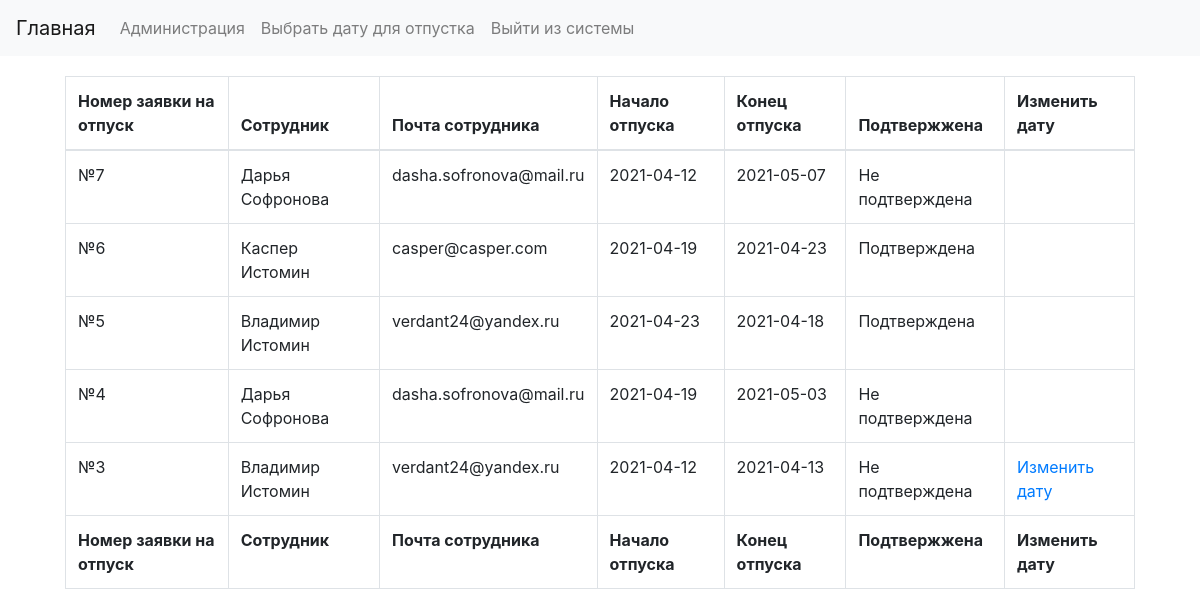
/ (signed in), run on the app's committed database.
### tables this page shows
CREATE TABLE `dates` (
  `id` int(11) NOT NULL,
  `user_id` int(11) NOT NULL,
  `start_date` date NOT NULL,
  `end_date` date NOT NULL,
  `is_confirmed` tinyint(1) NOT NULL DEFAULT 0
);

CREATE TABLE `users` (
  `id` int(11) NOT NULL,
  `name` varchar(100) NOT NULL,
  `surname` varchar(100) NOT NULL,
  `email` varchar(255) NOT NULL,
  `password` varchar(100) NOT NULL,
  `is_admin` tinyint(1) NOT NULL DEFAULT 0
);

### includes/_functions.php (called while the page is built, shortened)
<?php  include '_db.php';
function viewAllDates () {
    global $connection;
    $queryAllDates = 'SELECT * FROM users JOIN dates ON users.id = dates.user_id ORDER BY dates.id DESC';
    $resultAllDates = mysqli_query($connection,$queryAllDates);
    while ($row = mysqli_fetch_assoc($resultAllDates)) {
        $allDates[$row['id']] = $row;
    }
    return $allDates;
}

### index.php (the view)
<?php  include "includes/_header.php"; ?>
<div class="container">
    <?php if (isset($_SESSION['AUTH']['email'])):
     $allDates = viewAllDates();?>
    <div class="card-body">
            <div class="table-responsive">
                <table class="table table-bordered" id="dataTable" width="100%" cellspacing="0">
                    <thead>
                    <tr>
                        <th>Номер заявки на отпуск</th>
                        <th>Сотрудник</th>
                        <th>Почта сотрудника</th>
                        <th>Начало отпуска</th>
                        <th>Конец отпуска</th>
                        <th>Подтвержжена</th>
                        <th>Изменить дату</th>
                    </tr>
                    </thead>
                    <tfoot>
                    <tr>
                        <th>Номер заявки на отпуск</th>
                        <th>Сотрудник</th>
                        <th>Почта сотрудника</th>
                        <th>Начало отпуска</th>
                        <th>Конец отпуска</th>
                        <th>Подтвержжена</th>
                        <th>Изменить дату</th>
                    </tr>
                    </tfoot>
                    <tbody>
                    <?php foreach($allDates as $date):?>
                        <tr>
                            <td>№<?php echo $date['id']; ?></td>
                            <td><?php echo $date['name'] . ' ' . $date['surname']; ?></td>
                            <td><?php echo $date['email']; ?></td>
                            <td><?php echo $date['start_date']; ?></td>
                            <td><?php echo $date['end_date']; ?></td>
                            <td><?php echo $date['is_confirmed'] == 0 ? 'Не подтверждена' : 'Подтверждена'; ?></td>
                            <td>
                            <?php if ($date['user_id'] == $_SESSION['AUTH']['id'] && $date['is_confirmed'] == 0):?>
                                <a href="update-date.php?id_date=<?php echo $date['id'];?>">Изменить дату</a>
                            <?php endif;?>
                            </td>
                        </tr>
                    <?php endforeach?>
                    </tbody>
                </table>
            </div>
        </div>
        <?php else:
            header('Location: login.php');
        endif;?>
</div>
<?php  include "includes/_footer.php"; ?>

### data on the page
dates: id "7", user.name "Дарья", user.surname "Софронова", user.email "dasha.sofronova@mail.ru", start_date "2021-04-12", end_date "2021-05-07", is_confirmed "Не подтверждена"
dates: id "6", user.name "Каспер", user.surname "Истомин", user.email "casper@casper.com", start_date "2021-04-19", end_date "2021-04-23", is_confirmed "Подтверждена"
dates: id "5", user.name "Владимир", user.surname "Истомин", user.email "verdant24@yandex.ru", start_date "2021-04-23", end_date "2021-04-18", is_confirmed "Подтверждена"
dates: id "4", user.name "Дарья", user.surname "Софронова", user.email "dasha.sofronova@mail.ru", start_date "2021-04-19", end_date "2021-05-03", is_confirmed "Не подтверждена"
dates: id "3", user.name "Владимир", user.surname "Истомин", user.email "verdant24@yandex.ru", start_date "2021-04-12", end_date "2021-04-13", is_confirmed "Не подтверждена"
